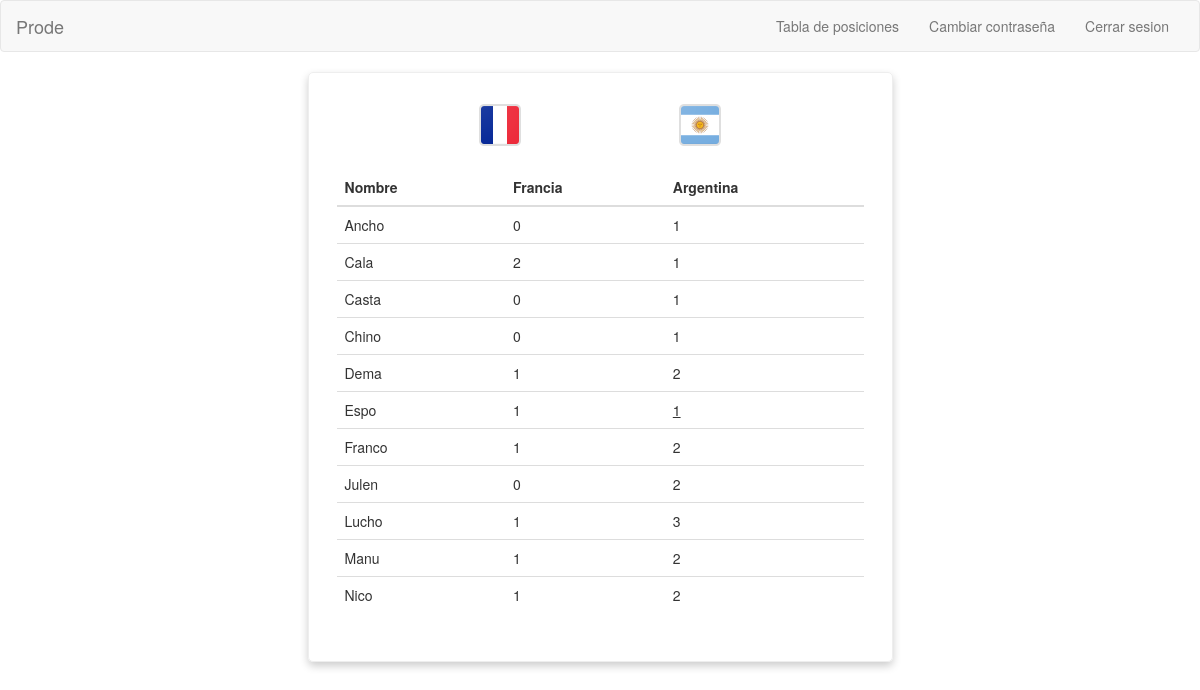
The app's page /ver/49/ (signed in) with its own data.
### app/models.py (models this page shows, shortened)
class Prediccion(models.Model):
	usuario = models.ForeignKey(User, related_name='usuario', on_delete=models.CASCADE)
	torneo = models.ForeignKey(Torneo, related_name='torneo', on_delete=models.CASCADE)
	partido = models.ForeignKey(Partido, related_name='partido', on_delete=models.CASCADE)
	goles1 = models.SmallIntegerField()
	goles2 = models.SmallIntegerField()
	ganador = models.ForeignKey(Equipo, related_name='equipo_gan', on_delete=models.CASCADE, null=True, blank = True, default=None)

class Partido(models.Model):
	equipo1 = models.ForeignKey(Equipo, related_name='equipo1', on_delete=models.CASCADE)
	equipo2 = models.ForeignKey(Equipo, related_name='equipo2', on_delete=models.CASCADE)
	torneo = models.ForeignKey(Torneo, on_delete=models.CASCADE)
	grupo = models.CharField(max_length=10)
	fecha = models.SmallIntegerField();
	horario = models.DateTimeField();
	goles1 = models.SmallIntegerField(null=True, blank=True)
	goles2 = models.SmallIntegerField(null=True, blank=True)
	eliminatoria = models.BooleanField(default = False)
	fase_eliminatoria = models.SmallIntegerField(null = True, blank = True)
	penales1 = models.SmallIntegerField(null = True, blank = True)
	penales2 = models.SmallIntegerField(null = True, blank = True)

class Equipo(models.Model):
	nombre = models.CharField(max_length=100)
	torneos = models.ManyToManyField(Torneo)
	def __str__(self):
		return self.nombre

### app/views.py (the view)
# urls.py: path('ver/<int:partido_pk>/', views.ver_predicciones, name='ver_predicciones'),
@login_required
def ver_predicciones(request, partido_pk):
	partido = get_object_or_404(Partido, pk = partido_pk)
	predicciones = Prediccion.objects.filter(partido = partido).order_by('usuario__username')
	return render(request, 'app/ver_predicciones.html', {'predicciones': predicciones})

### app/templates/app/ver_predicciones.html (shortened to what this page needs)
{% extends "app/base.html" %}
{% block contenido %}
    <div class="row">
		<div class="col-xs-12 col-sm-offset-2 col-sm-8 col-md-offset-3 col-md-6 card">
			<div class="row">
				<div class="col-xs-12 col-sm-offset-2 col-sm-8 col-md-offset-3 col-md-6 ">
					<img src="{{STATIC_PREFIX}}/img/banderas/{{predicciones.0.partido.equipo1.pk}}.png" alt="{{predicciones.0.partido.equipo1.pk}}">
					<img src="{{STATIC_PREFIX}}/img/banderas/{{predicciones.0.partido.equipo2.pk}}.png" alt="{{predicciones.0.partido.equipo2.pk}}" class="pull-right">
				</div>
			</div>
			<br>
			<div class="table-responsive">
				<table class="table table-hover">
					<thead>
						<tr>
							<th>Nombre</th>
							<th>{{predicciones.0.partido.equipo1}}</th>
							<th>{{predicciones.0.partido.equipo2}}</th>
						</tr>
					</thead>
					<tbody>
						{% for prediccion in predicciones %}
							<tr>
								<td>{{prediccion.usuario}}</td>
								{% if prediccion.partido.eliminatoria and prediccion.goles1 == prediccion.goles2 %}
									{% if prediccion.ganador == prediccion.partido.equipo1 %}
										<td class="ganador_eliminatorias">{{prediccion.goles1}}</td>
										<td>{{prediccion.goles2}}</td>
									{% else %}
										<td>{{prediccion.goles1}}</td>
										<td class="ganador_eliminatorias">{{prediccion.goles2}}</td>
									{% endif %}
								{% else %}
									<td>{{prediccion.goles1}}</td>
									<td>{{prediccion.goles2}}</td>
								{% endif %}
							</tr>
						{% endfor %}
					</tbody>
				</table>
			</div>
		</div>
    </div>
{% endblock contenido %}

### app/static/css/estilos.css (style rules this page uses)
.card { padding: 2em; box-shadow: 0 4px 8px 0 rgba(0,0,0,0.2); border-radius: 5px; border: 1px solid #EEE; }
.ganador_eliminatorias { text-decoration: underline; }

### records on screen
Prediccion: partido.nombre "Francia", partido.nombre "Argentina", usuario "Ancho", goles1 "0", goles2 "1"
Prediccion: usuario "Cala", goles1 "2", goles2 "1"
Prediccion: usuario "Casta", goles1 "0", goles2 "1"
Prediccion: usuario "Chino", goles1 "0", goles2 "1"
Prediccion: usuario "Dema", goles1 "1", goles2 "2"
Prediccion: usuario "Espo", goles1 "1", goles2 "1"
Prediccion: usuario "Franco", goles1 "1", goles2 "2"
Prediccion: usuario "Julen", goles1 "0", goles2 "2"
Prediccion: usuario "Lucho", goles1 "1", goles2 "3"
Prediccion: usuario "Manu", goles1 "1", goles2 "2"
Prediccion: usuario "Nico", goles1 "1", goles2 "2"
